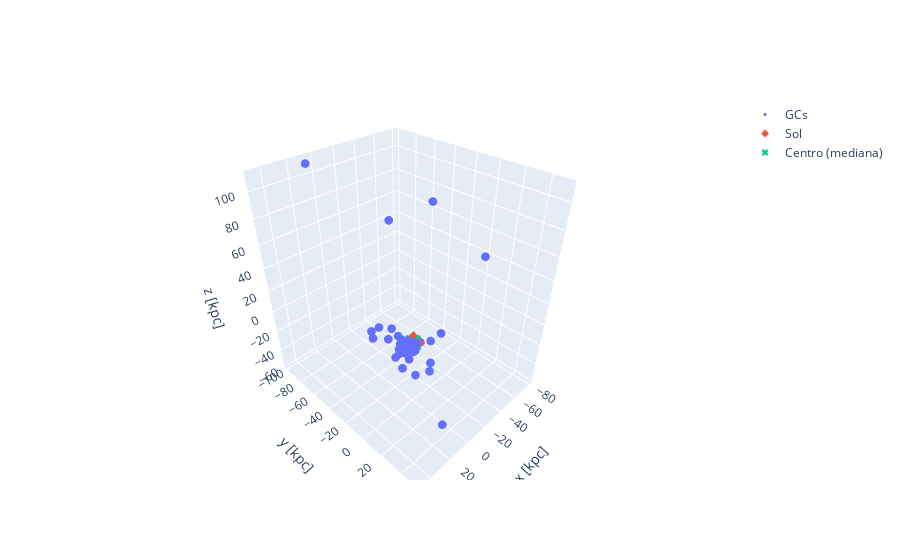

The code cell stored with this chart in its notebook:
### Code cell
import plotly.graph_objects as go
fig = go.Figure()
fig.add_scatter3d(x=x, y=y, z=z, mode='markers',
marker=dict(size=3), name='GCs')
fig.add_scatter3d(x=[0], y=[0], z=[0], mode='markers',
marker=dict(size=6, symbol='diamond'), name='Sol')
fig.add_scatter3d(x=[c_med[0]], y=[c_med[1]], z=[c_med[2]], mode='markers',
marker=dict(size=6, symbol='x'), name='Centro (mediana)')
fig.update_layout(scene_aspectmode='data',
scene=dict(xaxis_title='x [kpc]',
yaxis_title='y [kpc]',
zaxis_title='z [kpc]'))
fig.show()

### Figure 1 — Plotly figure (JSON) as saved in the notebook; plotly's stock layout.template omitted (floating-point values rounded to 4 significant figures; data arrays with more than 128 entries replaced by an {"elided": "..."} marker saying what was removed)
{"data": [{"marker": {"size": 3}, "mode": "markers", "name": "GCs", "type": "scatter3d", "x": {"elided": "137 float values"}, "y": {"elided": "137 float values"}, "z": {"elided": "137 float values"}}, {"marker": {"size": 6, "symbol": "diamond"}, "mode": "markers", "name": "Sol", "type": "scatter3d", "x": [0], "y": [0], "z": [0]}, {"marker": {"size": 6, "symbol": "x"}, "mode": "markers", "name": "Centro (mediana)", "type": "scatter3d", "x": [0.2585], "y": [-0.006515], "z": [0.00163]}], "layout": {"scene": {"aspectmode": "data", "xaxis": {"title": {"text": "x [kpc]"}}, "yaxis": {"title": {"text": "y [kpc]"}}, "zaxis": {"title": {"text": "z [kpc]"}}}}}
